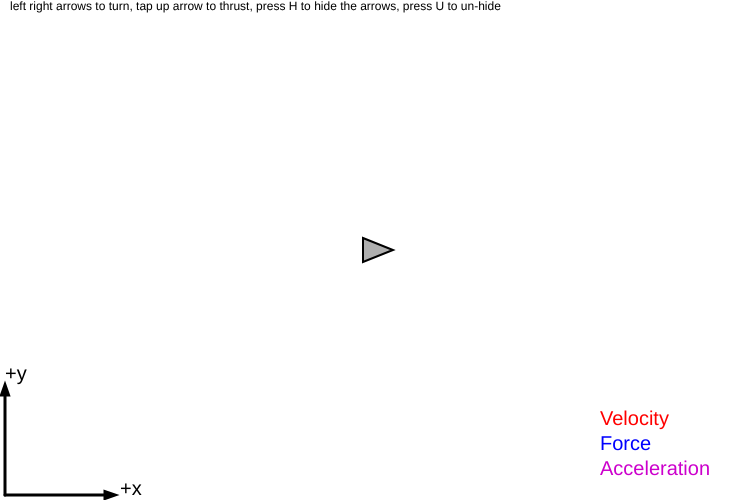
Frame 1 (no input)
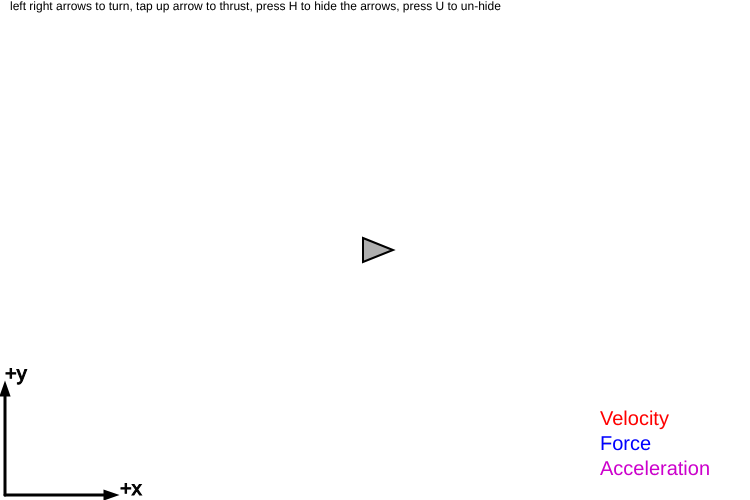
Frame 60 (no input)
Frame 120 (the mouse pressed at the canvas centre since frame 60): identical to frame 60, image omitted

The p5.js sketch that drew these frames (run headless with seeded random() and noise() and a simulated clock; from frame 60 on, the mouse is pressed at the canvas centre):

// p5.js sketch
// ── sketch.js
x = 375;
y = 250;

vx = 0;
vy = 0;

deltaVx = 0;
deltaVy = 0;

theta = 0;

Fthrust = 30.0;
mass = 3.0;
dt = 0.1;

function draw(){
    // Update velocities
    vx += deltaVx;

    // Update location
    x += vx*dt;

    // velocity is unchanged if there are no forces
    deltaVx = 0;

    // Turn or thrust the ship depending on what key is pressed
    if (keyIsDown(LEFT_ARROW)) {
        theta += 0.0;
    }
    if (keyIsDown(RIGHT_ARROW)) {
        theta += 0.0;
    }
    if (keyIsDown(UP_ARROW)) {
        // Rockets on!
        accelx = Fthrust*cos(theta)/mass;
        deltaVx = accelx*dt;
    }
    if (keyIsDown(DOWN_ARROW)) {
            // do nothing
    }
    if (keyIsPressed && key == ' '){ //spacebar
        // Do nothing!
    }
    // Draw ship and other stuff
    // This will clear the screen and re-draw it
    display();
    // Add more graphics here before the end of draw()
  
} // end draw()

// ── functions.js


xhistory = [];
yhistory = [];

function setup(){
    createCanvas(750, 500);
    this.focus();


    graph1 = new Graph();
    graph1.colorFunction = color(255,0,0);
    graph1. xTitle = "time";

    graph2 = new Graph();
    graph2.colorFunction = color(255,0,0);
    graph2. xTitle = "time";
    graph2.m_y = 75;


}

// Size of the ship
var r = 12;

var showarrows = true;

iterations = 0;

// Draw the ship and other stuff
function display() {
  
    wrapEdges();
    background(255);
    textSize(12);
    textStyle(NORMAL);

//    stroke(0);
    strokeWeight(10);
//    println("lets do this");
    var tri_width=7;
    if (showarrows) {
            var x_line=5;
            var y_line=5;
            var line_len=100;
            drawLine(x_line,y_line,x_line,y_line+line_len);
            drawLine(x_line,y_line,x_line+line_len,y_line);
        fill(0);
        drawTriangle(x_line-tri_width/2,y_line+line_len,x_line+tri_width/2,y_line+line_len,x_line,y_line+line_len+10);
        drawTriangle(x_line+line_len,y_line-tri_width/2,x_line+line_len,y_line+tri_width/2,x_line+line_len+10,y_line);
            strokeWeight(0);
            drawText("+x",x_line+line_len+15,y_line);
            drawText("+y",x_line,y_line+line_len+15);
    }

    if (showarrows) {
    textSize(20);
    strokeWeight(0);
    fill(255,0,0);
    text("Velocity",0.8*width,0.8*height+25);
    fill(0,0,255);
    text("Force",0.8*width,0.8*height+50);
    fill(204,0,204);
    text("Acceleration",0.8*width,0.8*height+75);
    }

    ship(x,y,vx,vy,deltaVx/dt,deltaVy/dt,theta);

  	strokeWeight(0);
    textSize(12);
    text("left right arrows to turn, tap up arrow to thrust, press H to hide the arrows, press U to un-hide",10,10);

      if (iterations%5 == 1) {  
    append(xhistory,x);
    append(yhistory,y);
    }

    iterations += 1;   
  
    if (keyIsPressed) {
     isrunning = true; 
    }
  
    MaxLength = 50;
  	if (xhistory.length > MaxLength) {
    xhistory = subset(xhistory,xhistory.length-MaxLength,xhistory.length);
    yhistory = subset(yhistory,yhistory.length-MaxLength,yhistory.length);  
    }  

  /*
  		textSize(20);
	  strokeWeight(1);
		drawText("Click this screen first!",0.35*width,0.8*height);
			drawText("then move the arrow keys!",0.32*width,0.75*height);
  */
    fill(0,0,0); //If more text is written elsewhere make sure the default is black
    stroke(0,0,0); // If more lines are drawn elsewhere make sure the default is black
    strokeWeight(0);
  
}

function wrapEdges() {
    var buffer = r*2;
    if (x > width +  buffer) x = -buffer;
    else if (x <    -buffer) x = width+buffer;
    if (y > height + buffer) y = -buffer;
    else if (y <    -buffer) y = height+buffer;
}

function drawBlob( _x,  _y){
    strokeWeight(2);
    //    fill(255);
    noFill();
    stroke(0);
    ellipse(_x, height - _y, 50, 50);  
}

function drawBlob( _x,  _y, _vx, _vy){
    strokeWeight(2);
    //    fill(255);
    noFill();
    stroke(0);
    ellipse(_x, height - _y, 50, 50);  
  
            strokeWeight(10);
    var tri_width=7;

    // Draw velocity arrow
    var v_scaling=5.0;
    stroke(255,0,0); // makes the line red
    strokeWeight(3); // makes the line thicker

    if ( ((_vx !== 0) || (_vy !== 0)) && showarrows) {
        drawLine(_x,_y,_x+v_scaling*_vx,_y+v_scaling*_vy);
        var vel_angle = -atan2(_vy,_vx);
        fill(255,0,0); // makes the triangle red
        drawTriangle(_x+v_scaling*_vx+sin(vel_angle)*tri_width/2,_y+v_scaling*_vy+cos(vel_angle)*tri_width/2,_x+v_scaling*_vx-sin(vel_angle)*tri_width/2,_y+v_scaling*_vy-cos(vel_angle)*tri_width/2,_x+v_scaling*_vx+cos(vel_angle)*10,_y+v_scaling*_vy-sin(vel_angle)*10);
    }
  


      fill(0,0,0); //If more text is written elsewhere make sure the default is black
    stroke(0,0,0); // If more lines are drawn elsewhere make sure the default is black
    strokeWeight(0);

}



function ship( _x,  _y, _vx, _vy, _ax, _ay, _theta)
{
    strokeWeight(2);
    //    fill(255);
    noFill();
    stroke(0);

    stroke(0);
    strokeWeight(2);
    push();
    translate(_x,height-_y);
    rotate(-theta+PI/2);
    fill(175);
    // A triangle
    beginShape();
    vertex(-r,r);
    vertex(0,-1.5*r);
    vertex(r,r);
    endShape(CLOSE);
    rectMode(CENTER);
    pop();
    fill(0);
    strokeWeight(0);
  
  
  
    strokeWeight(10);
    var tri_width=7;

    // Draw velocity arrow
    var v_scaling=1.0;
    stroke(255,0,0); // makes the line red
    strokeWeight(3); // makes the line thicker

    if ( ((_vx !== 0) || (_vy !== 0)) && showarrows) {
        drawLine(_x,_y,_x+v_scaling*_vx,_y+v_scaling*_vy);
        var vel_angle = -atan2(_vy,_vx);
        fill(255,0,0); // makes the triangle red
        drawTriangle(_x+v_scaling*_vx+sin(vel_angle)*tri_width/2,_y+v_scaling*_vy+cos(vel_angle)*tri_width/2,_x+v_scaling*_vx-sin(vel_angle)*tri_width/2,_y+v_scaling*_vy-cos(vel_angle)*tri_width/2,_x+v_scaling*_vx+cos(vel_angle)*10,_y+v_scaling*_vy-sin(vel_angle)*10);
    }

     // Draw force arrow
    var f_scaling=2.25;
//    var f_scaling=5.0;
    var _Fx = mass*_ax;
    var _Fy = mass*_ay;
    var f_angle = -atan2(_Fy,_Fx);

    if (((_Fx !== 0) || (_Fy !== 0)) && showarrows) {
//    if (((_Fx != 0) || (_Fy != 0)) && 0 ) {
    stroke(0,0,255); // makes the line blue
    drawLine(_x,_y,_x+f_scaling*_Fx,_y+f_scaling*_Fy);
    fill(0,0,255); // makes the triangle blue
    drawTriangle(_x+f_scaling*_Fx+sin(f_angle)*tri_width/2,_y+f_scaling*_Fy+cos(f_angle)*tri_width/2,_x+f_scaling*_Fx-sin(f_angle)*tri_width/2,_y+f_scaling*_Fy-cos(f_angle)*tri_width/2,_x+f_scaling*_Fx+cos(f_angle)*10,_y+f_scaling*_Fy-sin(f_angle)*10);    
    }
  
    var a_scaling=2.25;
    f_angle = -atan2(_ay,_ax);
    if (((_ax !== 0) || (_ay !== 0)) && showarrows) {
    stroke(204,0,204); // makes the line purple
    drawLine(_x,_y,_x+a_scaling*_ax,_y+a_scaling*_ay);
    fill(204,0,204); // makes the triangle purple
    drawTriangle(_x+a_scaling*_ax+sin(f_angle)*tri_width/2,_y+a_scaling*_ay+cos(f_angle)*tri_width/2,_x+a_scaling*_ax-sin(f_angle)*tri_width/2,_y+a_scaling*_ay-cos(f_angle)*tri_width/2,_x+a_scaling*_ax+cos(f_angle)*10,_y+a_scaling*_ay-sin(f_angle)*10);
    }
  

      fill(0,0,0); //If more text is written elsewhere make sure the default is black
    stroke(0,0,0); // If more lines are drawn elsewhere make sure the default is black
    strokeWeight(0);

}


/*
function drawBlob( _x,  _y, _r){
  strokeWeight(2);
  ellipse(_x, height - _y, _r, _r);  
}*/

function drawEllipse( _x,  _y,  _w,  _h){
  ellipse(_x, height - _y, _w, _h);  
}

function drawLine( _x1,  _y1,  _x2,  _y2){
  strokeWeight(3);
  line(_x1, height - _y1, _x2, height - _y2);  
//  strokeWeight(0);
}

function drawPoint( _x,  _y){
    strokeWeight(3);
    point(_x, height - _y);  
    strokeWeight(0);
}

function drawQuad( _x1,  _y1,  _x2,  _y2,  _x3,  _y3,  _x4,  _y4){
  quad(_x1, height - _y1, _x2, height - _y2, _x3, height - _y3, _x4, height - _y4);  
}

function drawRect( _x,  _y,  _w,  _h){
  rect(_x, height - _y, _w, _h);  
}

function drawRect( _x,  _y,  _w,  _h,  _r){
  rect(_x, height - _y, _w, _h, _r);  
}

function drawRect( _x,  _y,  _w,  _h,  _tl,  _tr,  _br,  _bl){
  rect(_x, height - _y, _w, _h, _tl, _tr, _br, _bl);  
}

function drawTriangle( _x1,  _y1,  _x2,  _y2,  _x3,  _y3){
  triangle(_x1, height - _y1, _x2, height - _y2, _x3, height - _y3);
}

function drawText( _str,  _x, _y){
    if (isNumeric(_str)){
        _str = round(100*_str)/100;
    }
    textSize(20);  
    strokeWeight(1);
    text(_str, _x, height- _y);
}

function isNumeric(n) {
    return !isNaN(parseFloat(n)) && isFinite(n);
}


function Graph() {
  
  this.m_x = 450;
  this.m_y = 290;
  
  m_size_x = 200;
  m_size_y = 200;
  
  fontSize = 25;
  
  this.DataArray = [];
  this.PlotArray = [];
  
  this.colorFunction = color(0,0,0);

  this.xTitle = "";
  this.yTitle = "";
  
  this.minY = 0;
  this.maxY = 0;
  
  this.increaseMarginFactor = 1.4;
  
  this.display = function() {
    this.setTitle();
    this.setAxes();
    this.calcPlotArray();
    this.drawPoints();
    //print(this.DataArray);
  }
  
  this.setTitle = function (){
    textSize(fontSize);
    fill(0,0,0);
    noStroke();
    text(this.xTitle, (this.m_x + m_size_x - this.xTitle.length*fontSize/2), (this.m_y + m_size_y/2 + 25));
    text(this.yTitle, (this.m_x - 25),(this.m_y + fontSize));    
  }
  
  this.setAxes = function() {
    stroke(0);
    strokeWeight(2);
//      line(this.m_x,this.m_y,this.m_x,this.m_y+m_size_y);
      line(this.m_x,this.m_y,this.m_x,this.m_y+m_size_y);
//            line(this.m_x,this.m_y-m_size_y,this.m_x,this.m_y);
    line(this.m_x,this.m_y+m_size_y/2,this.m_x+m_size_x,this.m_y+m_size_y/2);
  }
  
  this.addPoint = function( newpoint ) {
  if (isrunning) {
   append(this.DataArray, newpoint); 
  }
  }
  
  this.calcPlotArray = function() {

//   this.minY = 0; 
   this.minY = this.increaseMarginFactor*min(this.DataArray);
   this.maxY = this.increaseMarginFactor*max(this.DataArray);

      if (abs(this.maxY) > abs(this.minY))  {
          this.minY = -this.maxY;
      } else {
          this.maxY = -this.minY;
      }

      
  // this.PlotArray = m_size_y*this.DataArray/this.maxY;
    //this.PlotArray = this.DataArray;
    for(var i = 0; i < this.DataArray.length ; i++){
//	this.PlotArray[i] = m_size_y*this.DataArray[i]/this.maxY;
	this.PlotArray[i] = 0.5*m_size_y*(this.DataArray[i]-0.5*(this.maxY+this.minY))/(0.5*abs(this.maxY-this.minY));
    }
  }

  this.drawPoints = function() {
   for (var i = 1; i < this.PlotArray.length ; i++) {
    //print(i);
    xi = m_size_x*i/this.PlotArray.length;
    xi_previous = m_size_x*(i-1)/this.PlotArray.length;
     //print(xi);
     strokeWeight(2);
     //stroke(0);
    stroke(this.colorFunction);
//    point(this.m_x+xi,this.m_y+m_size_y-this.PlotArray[i]);
     line(this.m_x+xi,this.m_y+m_size_y/2-this.PlotArray[i],this.m_x+xi_previous,this.m_y+m_size_y/2-this.PlotArray[i-1]);
     stroke(0);
   }
  }
  
  /*  
  this.drawPoints = function () {
   this.minY = min(this.Array);
   this.maxY = increaseMarginFactor*max(this.Array);
    
   for(var xi = 0; xi < this.m_size_x ; xi++ ) {
     pos = this.Array.length*xi/m_size_x;
     
        x1 = oxi + this.m_x;
        y1 = oyi + m_y + m_size_y;
        x2 = xi + this.m_x;
        y2 = yi + m_y + m_size_y; 
   }
    
  }
*/  
  
}
